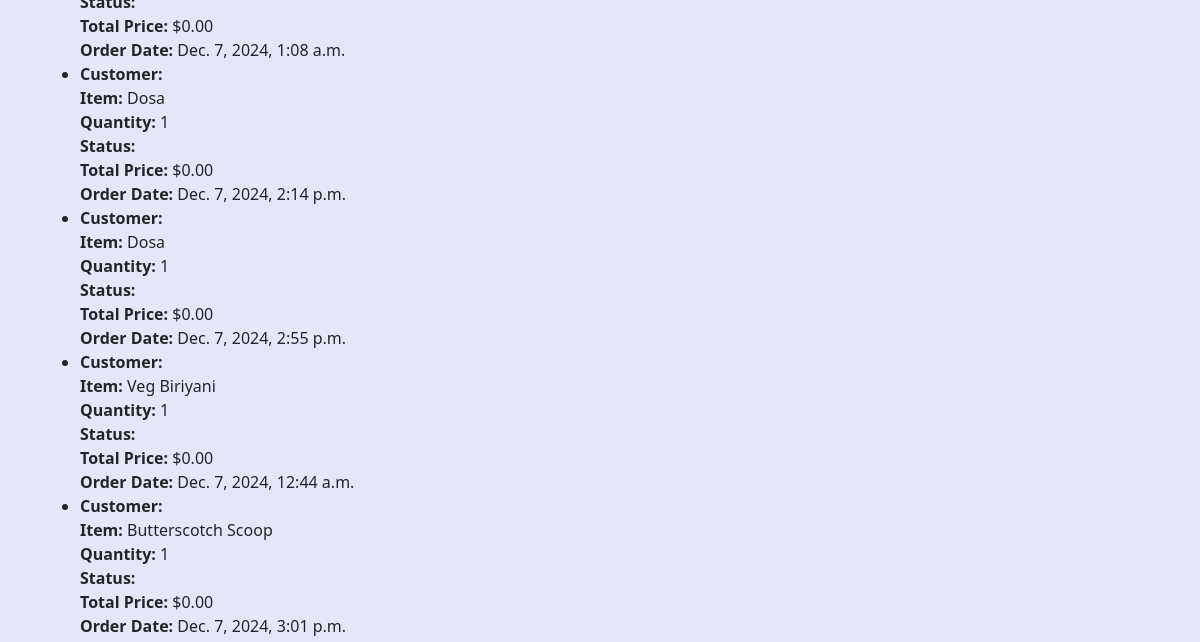
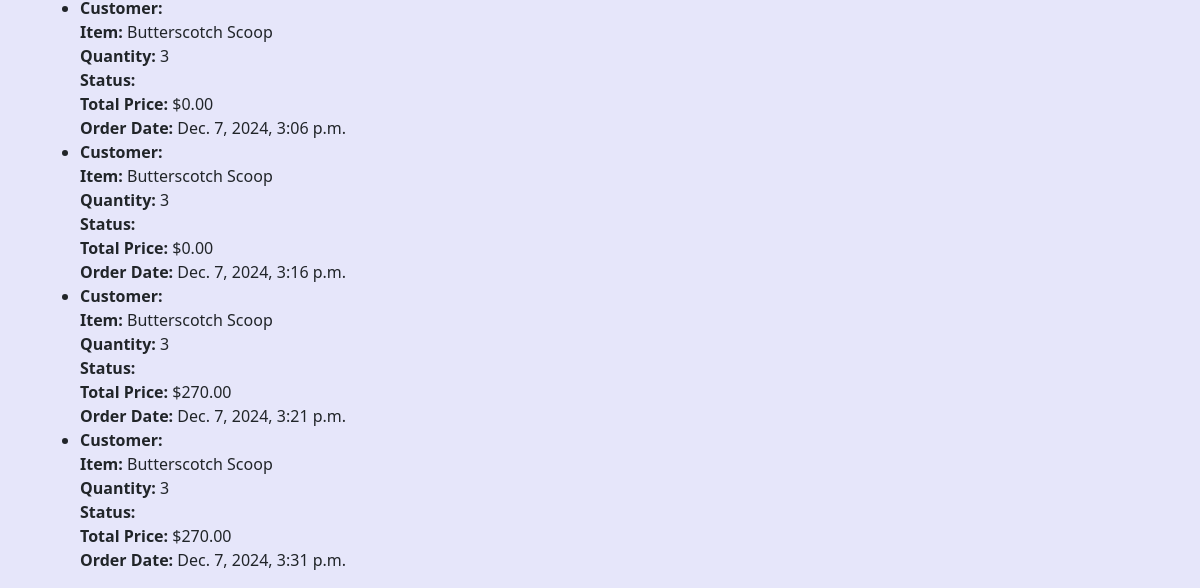
Before: /restaurantapp/restaurant/orders/ (signed in, lower part) with the older database file (2 pictures, top to bottom).
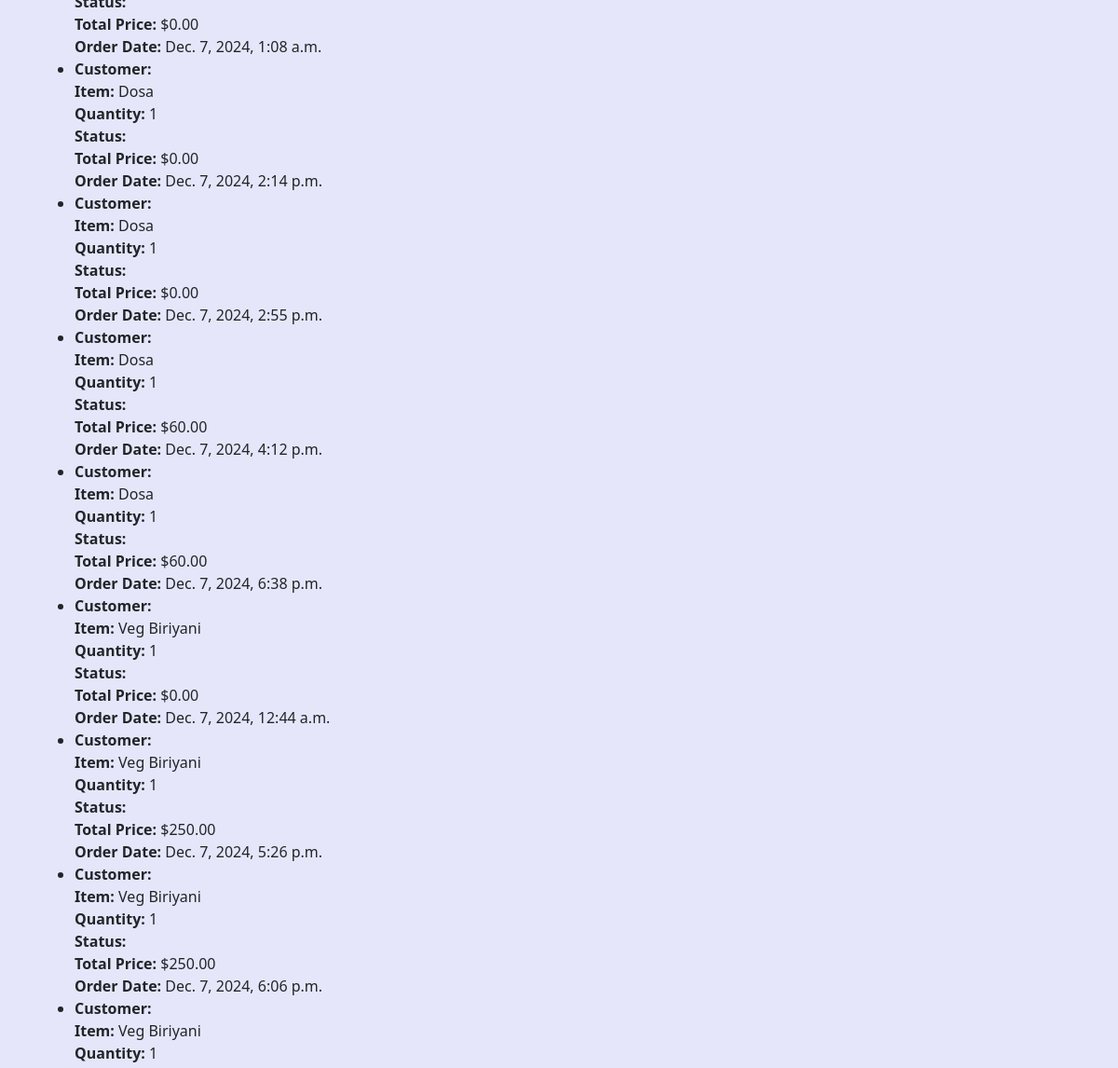
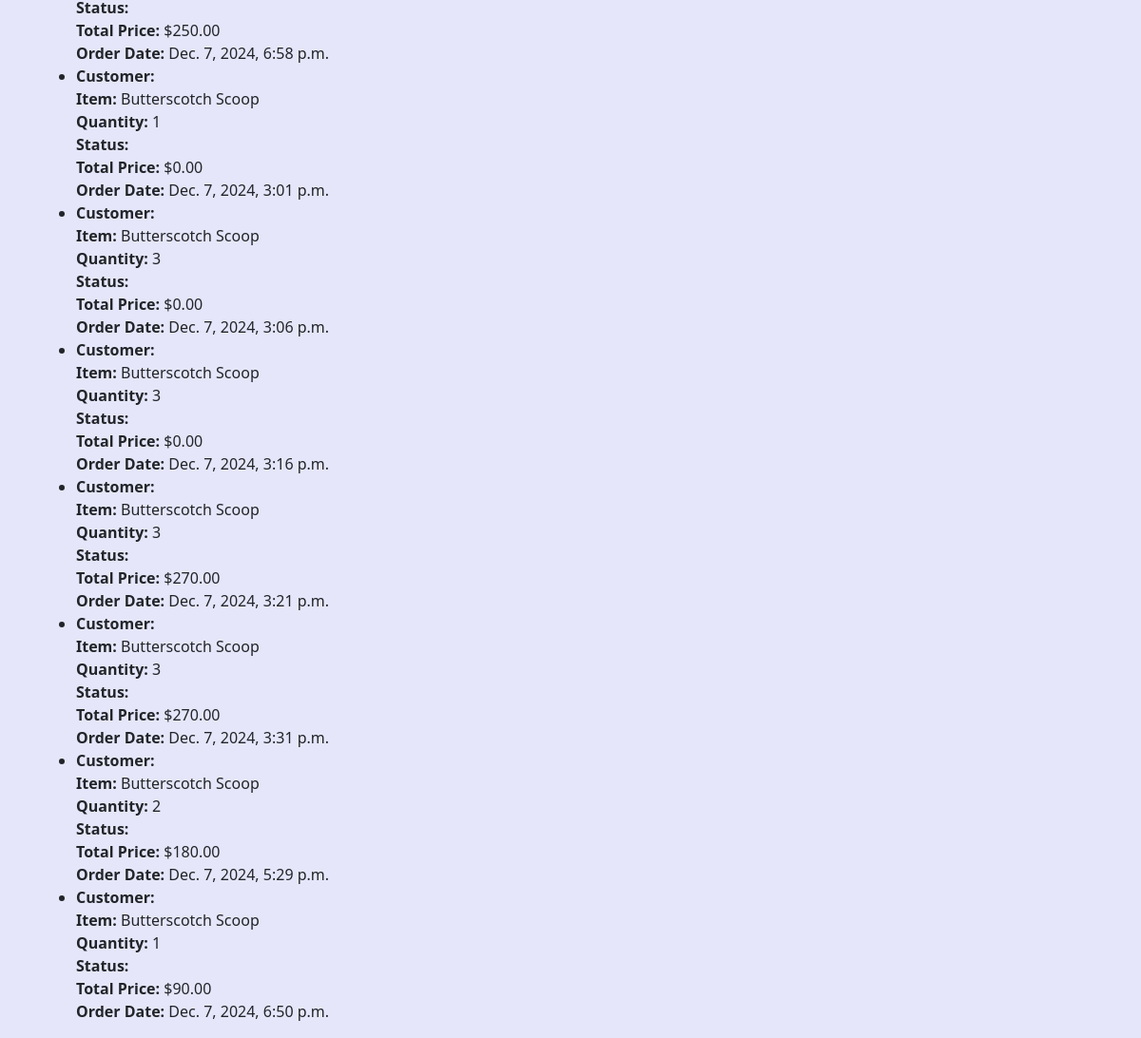
After: the same page with the newer database file (2 pictures, top to bottom).
### customerapp/models.py (models this page shows, shortened)
class Order(models.Model):
    user = models.ForeignKey(User, on_delete=models.CASCADE)
    item = models.ForeignKey(Item, on_delete=models.CASCADE)
    quantity = models.PositiveIntegerField()
    price = models.DecimalField(max_digits=10, decimal_places=2)  # Price of the item
    total_price = models.DecimalField(max_digits=10, decimal_places=2,default=0)  # Total price (quantity * item price)
    order_date = models.DateTimeField(default=timezone.now)
    address = models.TextField(max_length=255, default='No address provided')

### restaurantapp/models.py (models this page shows, shortened)
class Item(models.Model):
    name = models.CharField(max_length=255)
    image = models.ImageField(upload_to='item_images/')
    price=models.BigIntegerField(default=0)
    description = models.TextField()
    restaurant_user = models.ForeignKey(User, on_delete=models.CASCADE)

### restaurantapp/views.py (the view)
# urls.py: path('restaurant/orders/', views.restaurant_orders, name='restaurant_orders'),
@login_required
def restaurant_orders(request):
    items = Item.objects.filter(restaurant_user=request.user)
    orders = Order.objects.filter(item__in=items)
    return render(request, 'restaurantapp/restaurant_orders.html', {'orders': orders})

### templates/restaurantapp/restaurant_orders.html (shortened to what this page needs)
{% extends 'navbar/customernavbar.html' %}
{% load static %}
{% block body %}
<ul>
    {% for order in orders %}
        <li>
            <strong>Customer:</strong> {{ order.customer.username }} <br>
            <strong>Item:</strong> {{ order.item.name }} <br>
            <strong>Quantity:</strong> {{ order.quantity }} <br>
            <strong>Status:</strong> {{ order.status }} <br>
            <strong>Total Price:</strong> ${{ order.total_price }} <br>
            <strong>Order Date:</strong> {{ order.order_date }} <br>
        </li>
    {% empty %}
        <li>No orders yet.</li>
    {% endfor %}
</ul>
</body>
{% endblock %}

Changed rows visible on the page:
added Order: item.name "Dosa", quantity "1", total_price "60.00", order_date "Dec. 7, 2024, 4:12 p.m."
added Order: item.name "Dosa", quantity "1", total_price "60.00", order_date "Dec. 7, 2024, 6:38 p.m."
added Order: item.name "Veg Biriyani", quantity "1", total_price "250.00", order_date "Dec. 7, 2024, 5:26 p.m."
added Order: item.name "Veg Biriyani", quantity "1", total_price "250.00", order_date "Dec. 7, 2024, 6:06 p.m."
added Order: item.name "Veg Biriyani", quantity "1", total_price "250.00", order_date "Dec. 7, 2024, 6:58 p.m."
added Order: item.name "Butterscotch Scoop", quantity "2", total_price "180.00", order_date "Dec. 7, 2024, 5:29 p.m."
added Order: item.name "Butterscotch Scoop", quantity "1", total_price "90.00", order_date "Dec. 7, 2024, 6:50 p.m."
